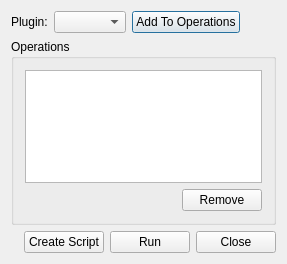
<?xml version="1.0" encoding="UTF-8"?>
<ui version="4.0">
 <class>AwBatchDialogUi</class>
 <widget class="QDialog" name="AwBatchDialogUi">
  <property name="geometry">
   <rect>
    <x>0</x>
    <y>0</y>
    <width>287</width>
    <height>264</height>
   </rect>
  </property>
  <property name="windowTitle">
   <string>Batching processes</string>
  </property>
  <property name="windowIcon">
   <iconset resource="../../../resources/AnyWave.qrc">
    <normaloff>:/images/AnyWave_icon.png</normaloff>:/images/AnyWave_icon.png</iconset>
  </property>
  <layout class="QVBoxLayout" name="verticalLayout_2">
   <item>
    <layout class="QHBoxLayout" name="horizontalLayout">
     <item>
      <widget class="QLabel" name="label">
       <property name="text">
        <string>Plugin:</string>
       </property>
      </widget>
     </item>
     <item>
      <widget class="QComboBox" name="comboPlugin"/>
     </item>
     <item>
      <widget class="QPushButton" name="buttonAdd">
       <property name="sizePolicy">
        <sizepolicy hsizetype="Expanding" vsizetype="Fixed">
         <horstretch>0</horstretch>
         <verstretch>0</verstretch>
        </sizepolicy>
       </property>
       <property name="text">
        <string>Add To Operations</string>
       </property>
      </widget>
     </item>
     <item>
      <spacer name="horizontalSpacer">
       <property name="orientation">
        <enum>Qt::Horizontal</enum>
       </property>
       <property name="sizeHint" stdset="0">
        <size>
         <width>40</width>
         <height>20</height>
        </size>
       </property>
      </spacer>
     </item>
    </layout>
   </item>
   <item>
    <widget class="QGroupBox" name="groupBox">
     <property name="title">
      <string>Operations</string>
     </property>
     <layout class="QVBoxLayout" name="verticalLayout">
      <item>
       <widget class="QTableView" name="tableView"/>
      </item>
      <item>
       <layout class="QHBoxLayout" name="horizontalLayout_3">
        <item>
         <spacer name="horizontalSpacer_3">
          <property name="orientation">
           <enum>Qt::Horizontal</enum>
          </property>
          <property name="sizeHint" stdset="0">
           <size>
            <width>40</width>
            <height>20</height>
           </size>
          </property>
         </spacer>
        </item>
        <item>
         <widget class="QPushButton" name="buttonRemove">
          <property name="text">
           <string>Remove</string>
          </property>
         </widget>
        </item>
       </layout>
      </item>
     </layout>
    </widget>
   </item>
   <item>
    <layout class="QHBoxLayout" name="horizontalLayout_2">
     <item>
      <spacer name="horizontalSpacer_2">
       <property name="orientation">
        <enum>Qt::Horizontal</enum>
       </property>
       <property name="sizeHint" stdset="0">
        <size>
         <width>40</width>
         <height>20</height>
        </size>
       </property>
      </spacer>
     </item>
     <item>
      <widget class="QPushButton" name="pushButton">
       <property name="text">
        <string>Create Script</string>
       </property>
      </widget>
     </item>
     <item>
      <widget class="QPushButton" name="pushButton_2">
       <property name="text">
        <string>Run</string>
       </property>
      </widget>
     </item>
     <item>
      <widget class="QPushButton" name="pushButton_3">
       <property name="text">
        <string>Close</string>
       </property>
      </widget>
     </item>
    </layout>
   </item>
  </layout>
 </widget>
 <layoutdefault spacing="6" margin="11"/>
 <resources>
  <include location="../../../resources/AnyWave.qrc"/>
 </resources>
 <connections>
  <connection>
   <sender>pushButton_3</sender>
   <signal>clicked()</signal>
   <receiver>AwBatchDialogUi</receiver>
   <slot>reject()</slot>
   <hints>
    <hint type="sourcelabel">
     <x>434</x>
     <y>195</y>
    </hint>
    <hint type="destinationlabel">
     <x>444</x>
     <y>205</y>
    </hint>
   </hints>
  </connection>
  <connection>
   <sender>pushButton_2</sender>
   <signal>clicked()</signal>
   <receiver>AwBatchDialogUi</receiver>
   <slot>accept()</slot>
   <hints>
    <hint type="sourcelabel">
     <x>353</x>
     <y>195</y>
    </hint>
    <hint type="destinationlabel">
     <x>226</x>
     <y>205</y>
    </hint>
   </hints>
  </connection>
 </connections>
</ui>
